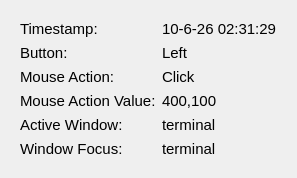
                          <widget class="QWidget" name="descriptionmouse_tab">
                           <attribute name="title">
                            <string>Mouse Action</string>
                           </attribute>
                           <layout class="QFormLayout" name="formLayout_9">
                            <item row="0" column="0">
                             <widget class="QFrame" name="frame_6">
                              <property name="frameShape">
                               <enum>QFrame::NoFrame</enum>
                              </property>
                              <property name="frameShadow">
                               <enum>QFrame::Plain</enum>
                              </property>
                              <layout class="QFormLayout" name="formLayout_8">
                               <item row="0" column="0">
                                <widget class="QLabel" name="descriptionvideo_timestamp_label_41">
                                 <property name="font">
                                  <font>
                                   <pointsize>11</pointsize>
                                  </font>
                                 </property>
                                 <property name="text">
                                  <string>Timestamp:</string>
                                 </property>
                                 <property name="alignment">
                                  <set>Qt::AlignLeading|Qt::AlignLeft|Qt::AlignVCenter</set>
                                 </property>
                                </widget>
                               </item>
                               <item row="0" column="1">
                                <widget class="QLabel" name="label_80">
                                 <property name="font">
                                  <font>
                                   <pointsize>11</pointsize>
                                  </font>
                                 </property>
                                 <property name="text">
                                  <string>10-6-26 02:31:29</string>
                                 </property>
                                 <property name="alignment">
                                  <set>Qt::AlignLeading|Qt::AlignLeft|Qt::AlignVCenter</set>
                                 </property>
                                </widget>
                               </item>
                               <item row="1" column="0">
                                <widget class="QLabel" name="descriptionvideo_timestamp_label_43">
                                 <property name="font">
                                  <font>
                                   <pointsize>11</pointsize>
                                  </font>
                                 </property>
                                 <property name="text">
                                  <string>Button:</string>
                                 </property>
                                 <property name="alignment">
                                  <set>Qt::AlignLeading|Qt::AlignLeft|Qt::AlignVCenter</set>
                                 </property>
                                </widget>
                               </item>
                               <item row="1" column="1">
                                <widget class="QLabel" name="label_73">
                                 <property name="font">
                                  <font>
                                   <pointsize>11</pointsize>
                                  </font>
                                 </property>
                                 <property name="text">
                                  <string>Left</string>
                                 </property>
                                 <property name="alignment">
                                  <set>Qt::AlignLeading|Qt::AlignLeft|Qt::AlignVCenter</set>
                                 </property>
                                </widget>
                               </item>
                               <item row="2" column="0">
                                <widget class="QLabel" name="descriptionvideo_timestamp_label_44">
                                 <property name="font">
                                  <font>
                                   <pointsize>11</pointsize>
                                  </font>
                                 </property>
                                 <property name="text">
                                  <string>Mouse Action:</string>
                                 </property>
                                 <property name="alignment">
                                  <set>Qt::AlignLeading|Qt::AlignLeft|Qt::AlignVCenter</set>
                                 </property>
                                </widget>
                               </item>
                               <item row="2" column="1">
                                <widget class="QLabel" name="label_83">
                                 <property name="font">
                                  <font>
                                   <pointsize>11</pointsize>
                                  </font>
                                 </property>
                                 <property name="text">
                                  <string>Click</string>
                                 </property>
                                 <property name="alignment">
                                  <set>Qt::AlignLeading|Qt::AlignLeft|Qt::AlignVCenter</set>
                                 </property>
                                </widget>
                               </item>
                               <item row="3" column="0">
                                <widget class="QLabel" name="descriptionvideo_timestamp_label_28">
                                 <property name="font">
                                  <font>
                                   <pointsize>11</pointsize>
                                  </font>
                                 </property>
                                 <property name="text">
                                  <string>Mouse Action Value:</string>
                                 </property>
                                 <property name="alignment">
                                  <set>Qt::AlignLeading|Qt::AlignLeft|Qt::AlignVCenter</set>
                                 </property>
                                </widget>
                               </item>
                               <item row="3" column="1">
                                <widget class="QLabel" name="label_84">
                                 <property name="font">
                                  <font>
                                   <pointsize>11</pointsize>
                                  </font>
                                 </property>
                                 <property name="text">
                                  <string>400,100</string>
                                 </property>
                                 <property name="alignment">
                                  <set>Qt::AlignLeading|Qt::AlignLeft|Qt::AlignVCenter</set>
                                 </property>
                                </widget>
                               </item>
                               <item row="4" column="0">
                                <widget class="QLabel" name="descriptionvideo_timestamp_label_37">
                                 <property name="font">
                                  <font>
                                   <pointsize>11</pointsize>
                                  </font>
                                 </property>
                                 <property name="text">
                                  <string>Active Window:</string>
                                 </property>
                                 <property name="alignment">
                                  <set>Qt::AlignLeading|Qt::AlignLeft|Qt::AlignVCenter</set>
                                 </property>
                                </widget>
                               </item>
                               <item row="4" column="1">
                                <widget class="QLabel" name="label_79">
                                 <property name="font">
                                  <font>
                                   <pointsize>11</pointsize>
                                  </font>
                                 </property>
                                 <property name="text">
                                  <string>terminal</string>
                                 </property>
                                 <property name="alignment">
                                  <set>Qt::AlignLeading|Qt::AlignLeft|Qt::AlignVCenter</set>
                                 </property>
                                </widget>
                               </item>
                               <item row="5" column="0">
                                <widget class="QLabel" name="descriptionvideo_timestamp_label_45">
                                 <property name="font">
                                  <font>
                                   <pointsize>11</pointsize>
                                  </font>
                                 </property>
                                 <property name="text">
                                  <string>Window Focus:</string>
                                 </property>
                                 <property name="alignment">
                                  <set>Qt::AlignLeading|Qt::AlignLeft|Qt::AlignVCenter</set>
                                 </property>
                                </widget>
                               </item>
                               <item row="5" column="1">
                                <widget class="QLabel" name="label_85">
                                 <property name="font">
                                  <font>
                                   <pointsize>11</pointsize>
                                  </font>
                                 </property>
                                 <property name="text">
                                  <string>terminal</string>
                                 </property>
                                 <property name="alignment">
                                  <set>Qt::AlignLeading|Qt::AlignLeft|Qt::AlignVCenter</set>
                                 </property>
                                </widget>
                               </item>
                              </layout>
                             </widget>
                            </item>
                           </layout>
                          </widget>
